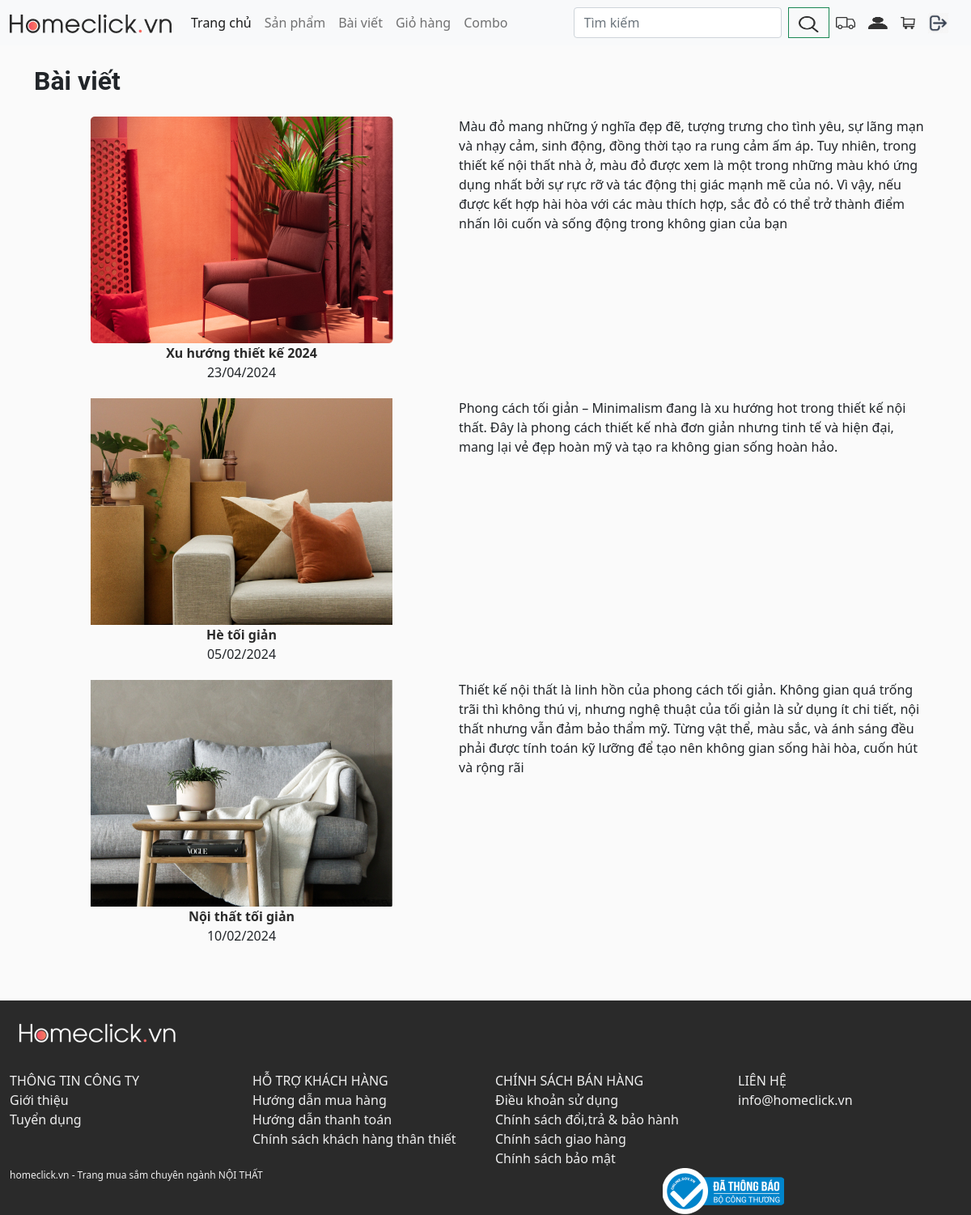
The app's page /article/ with its own data.
### app/models.py (models this page shows, shortened)
class Article (models.Model):
    name = models.CharField(max_length=200, null=True)
    date_up = models.CharField(max_length=10, null=True)
    image = models.ImageField(null=True, blank=True)
    content = models.TextField(null=True)

### app/views.py (the view)
# urls.py: path("article/", views.article, name="article"),
def article(request):
    articles = Article.objects.all()
    context = {'articles':articles}
    is_admin = request.session.get('admin', False)
    context.update({'is_admin': is_admin})
    return render(request,"app/article.html",context)

### app/templates/app/article.html
{% extends 'app/base.html' %}
{% load static %}
{% block article_content %}
  {% load static %}
  <div class="container">
    <div class="title">Bài viết</div>
    <div class="row article-container justify-content-around mb-5">
      {% for article in articles %}
      <div class="row">
        <div class="content col-lg-5 mx-4">
          <div class="article-img ">
            <img src="{{ article.image.url }}" alt="" />
          </div>
          <div class="article-content text-center">
            <div class="article-name">{{ article.name }}</div>
            <div class="article-code">{{ article.date_up }}</div>
          </div>
        </div>
        <div class="content col">
          <div class="article-code">{{ article.content }}</div>
        </div>
      </div>
      {% endfor %}
    </div>
  </div>
{% endblock %}

### app/static/app/css/main.css (style rules this page uses)
body { background-color: hsl(0, 0%, 98%); overflow-x: hidden; }
.article-container { justify-content: space-around; }

### app/static/app/css/product.css (style rules this page uses)
.content { margin-bottom: 20px; }
.title { font-family: "Roboto", sans-serif; font-weight: 700; font-size: 32px; margin: 20px 0px; }
.product-name, .article-name { color: #2A2A2A; font-weight: 600; }
.content { display: flex; flex-direction: column; align-items: center; }

### app/static/app/css/footer.css (style rules this page uses)
.title { display: flex; flex-direction: row; align-items: center; justify-content: space-between; }

### records on screen
Article: image (picture), name "Xu hướng thiết kế 2024", date_up "23/04/2024", content "Màu đỏ mang những ý nghĩa đẹp đẽ, tượng trưng cho tình yêu, sự lãng mạn và nhạy cảm, sinh động, đồng thời tạo ra rung cảm ấm áp. Tuy nhiên, trong thiết kế nội thất nhà ở, màu đỏ được xem là một trong những màu khó ứng dụng nhất bởi sự rực rỡ và tác động thị giác mạnh mẽ của nó. Vì vậy, nếu được kết hợp hài hòa với các màu thích hợp, sắc đỏ có thể trở thành điểm nhấn lôi cuốn và sống động trong không gian của bạn"
Article: image (picture), name "Hè tối giản", date_up "05/02/2024", content "Phong cách tối giản – Minimalism đang là xu hướng hot trong thiết kế nội thất. Đây là phong cách thiết kế nhà đơn giản nhưng tinh tế và hiện đại, mang lại vẻ đẹp hoàn mỹ và tạo ra không gian sống hoàn hảo."
Article: image (picture), name "Nội thất tối giản", date_up "10/02/2024", content "Thiết kế nội thất là linh hồn của phong cách tối giản. Không gian quá trống trãi thì không thú vị, nhưng nghệ thuật của tối giản là sử dụng ít chi tiết, nội thất nhưng vẫn đảm bảo thẩm mỹ. Từng vật thể, màu sắc, và ánh sáng đều phải được tính toán kỹ lưỡng để tạo nên không gian sống hài hòa, cuốn hút và rộng rãi"
